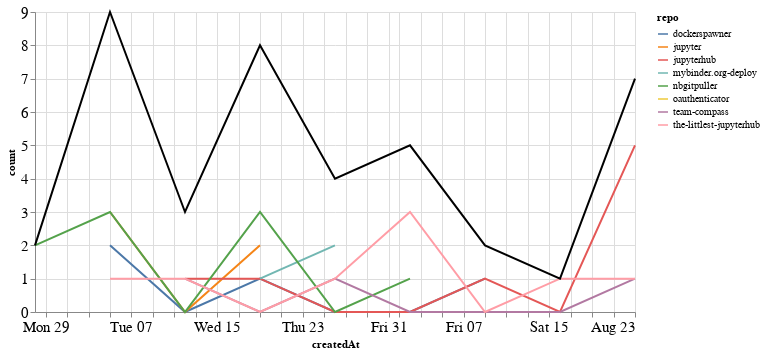

Notebook code cell kept with this figure:
### Markdown cell above
## Comments

### Code cell
comments_time = comments.groupby('repo').resample('W', on='createdAt').count()['author'].reset_index()
comments_time = comments_time.rename(columns={'author': 'count'})
comments_time_total = comments_time.groupby('createdAt').agg({"count": "sum"}).reset_index()
ch1 = alt.Chart(comments_time, width=600).mark_line().encode(
    x='createdAt',
    y='count',
    color='repo',
    tooltip="repo"
)

ch2 = alt.Chart(comments_time_total, width=600).mark_line(color="black").encode(
    x='createdAt',
    y='count',
)

ch1 + ch2

### Figure 1 — Vega-Lite specification as saved in the notebook (floating-point values rounded to 4 significant figures)
{"config": {"axisLeft": {"labelFontSize": 15}, "axisBottom": {"labelFontSize": 15}}, "layer": [{"data": {"name": "data-5a3cad4c5b5f1c33be2d64a5290f385b"}, "mark": "line", "encoding": {"color": {"type": "nominal", "field": "repo"}, "tooltip": {"type": "nominal", "field": "repo"}, "x": {"type": "temporal", "field": "createdAt"}, "y": {"type": "quantitative", "field": "count"}}, "width": 600}, {"data": {"name": "data-b2b476c2ab4902ea8a498fe3931555a8"}, "mark": {"type": "line", "color": "black"}, "encoding": {"x": {"type": "temporal", "field": "createdAt"}, "y": {"type": "quantitative", "field": "count"}}, "width": 600}], "$schema": "https://vega.github.io/schema/vega-lite/v4.8.1.json", "datasets": {"data-5a3cad4c5b5f1c33be2d64a5290f385b": [{"repo": "dockerspawner", "createdAt": "2020-07-05T00:00:00", "count": 2}, {"repo": "dockerspawner", "createdAt": "2020-07-12T00:00:00", "count": 0}, {"repo": "dockerspawner", "createdAt": "2020-07-19T00:00:00", "count": 1}, {"repo": "dockerspawner", "createdAt": "2020-07-26T00:00:00", "count": 0}, {"repo": "dockerspawner", "createdAt": "2020-08-02T00:00:00", "count": 0}, {"repo": "dockerspawner", "createdAt": "2020-08-09T00:00:00", "count": 1}, {"repo": "jupyter", "createdAt": "2020-07-05T00:00:00", "count": 3}, {"repo": "jupyter", "createdAt": "2020-07-12T00:00:00", "count": 0}, {"repo": "jupyter", "createdAt": "2020-07-19T00:00:00", "count": 2}, {"repo": "jupyterhub", "createdAt": "2020-07-12T00:00:00", "count": 1}, {"repo": "jupyterhub", "createdAt": "2020-07-19T00:00:00", "count": 1}, {"repo": "jupyterhub", "createdAt": "2020-07-26T00:00:00", "count": 0}, {"repo": "jupyterhub", "createdAt": "2020-08-02T00:00:00", "count": 0}, {"repo": "jupyterhub", "createdAt": "2020-08-09T00:00:00", "count": 1}, {"repo": "jupyterhub", "createdAt": "2020-08-16T00:00:00", "count": 0}, {"repo": "jupyterhub", "createdAt": "2020-08-23T00:00:00", "count": 5}, {"repo": "mybinder.org-deploy", "createdAt": "2020-07-19T00:00:00", "count": 1}, {"repo": "mybinder.org-deploy", "createdAt": "2020-07-26T00:00:00", "count": 2}, {"repo": "nbgitpuller", "createdAt": "2020-06-28T00:00:00", "count": 2}, {"repo": "nbgitpuller", "createdAt": "2020-07-05T00:00:00", "count": 3}, {"repo": "nbgitpuller", "createdAt": "2020-07-12T00:00:00", "count": 0}, {"repo": "nbgitpuller", "createdAt": "2020-07-19T00:00:00", "count": 3}, {"repo": "nbgitpuller", "createdAt": "2020-07-26T00:00:00", "count": 0}, {"repo": "nbgitpuller", "createdAt": "2020-08-02T00:00:00", "count": 1}, {"repo": "oauthenticator", "createdAt": "2020-08-02T00:00:00", "count": 1}, {"repo": "team-compass", "createdAt": "2020-07-12T00:00:00", "count": 1}, {"repo": "team-compass", "createdAt": "2020-07-19T00:00:00", "count": 0}, {"repo": "team-compass", "createdAt": "2020-07-26T00:00:00", "count": 1}, {"repo": "team-compass", "createdAt": "2020-08-02T00:00:00", "count": 0}, {"repo": "team-compass", "createdAt": "2020-08-09T00:00:00", "count": 0}, {"repo": "team-compass", "createdAt": "2020-08-16T00:00:00", "count": 0}, {"repo": "team-compass", "createdAt": "2020-08-23T00:00:00", "count": 1}, {"repo": "the-littlest-jupyterhub", "createdAt": "2020-07-05T00:00:00", "count": 1}, {"repo": "the-littlest-jupyterhub", "createdAt": "2020-07-12T00:00:00", "count": 1}, {"repo": "the-littlest-jupyterhub", "createdAt": "2020-07-19T00:00:00", "count": 0}, {"repo": "the-littlest-jupyterhub", "createdAt": "2020-07-26T00:00:00", "count": 1}, {"repo": "the-littlest-jupyterhub", "createdAt": "2020-08-02T00:00:00", "count": 3}, {"repo": "the-littlest-jupyterhub", "createdAt": "2020-08-09T00:00:00", "count": 0}, {"repo": "the-littlest-jupyterhub", "createdAt": "2020-08-16T00:00:00", "count": 1}, {"repo": "the-littlest-jupyterhub", "createdAt": "2020-08-23T00:00:00", "count": 1}], "data-b2b476c2ab4902ea8a498fe3931555a8": [{"createdAt": "2020-06-28T00:00:00", "count": 2}, {"createdAt": "2020-07-05T00:00:00", "count": 9}, {"createdAt": "2020-07-12T00:00:00", "count": 3}, {"createdAt": "2020-07-19T00:00:00", "count": 8}, {"createdAt": "2020-07-26T00:00:00", "count": 4}, {"createdAt": "2020-08-02T00:00:00", "count": 5}, {"createdAt": "2020-08-09T00:00:00", "count": 2}, {"createdAt": "2020-08-16T00:00:00", "count": 1}, {"createdAt": "2020-08-23T00:00:00", "count": 7}]}}
